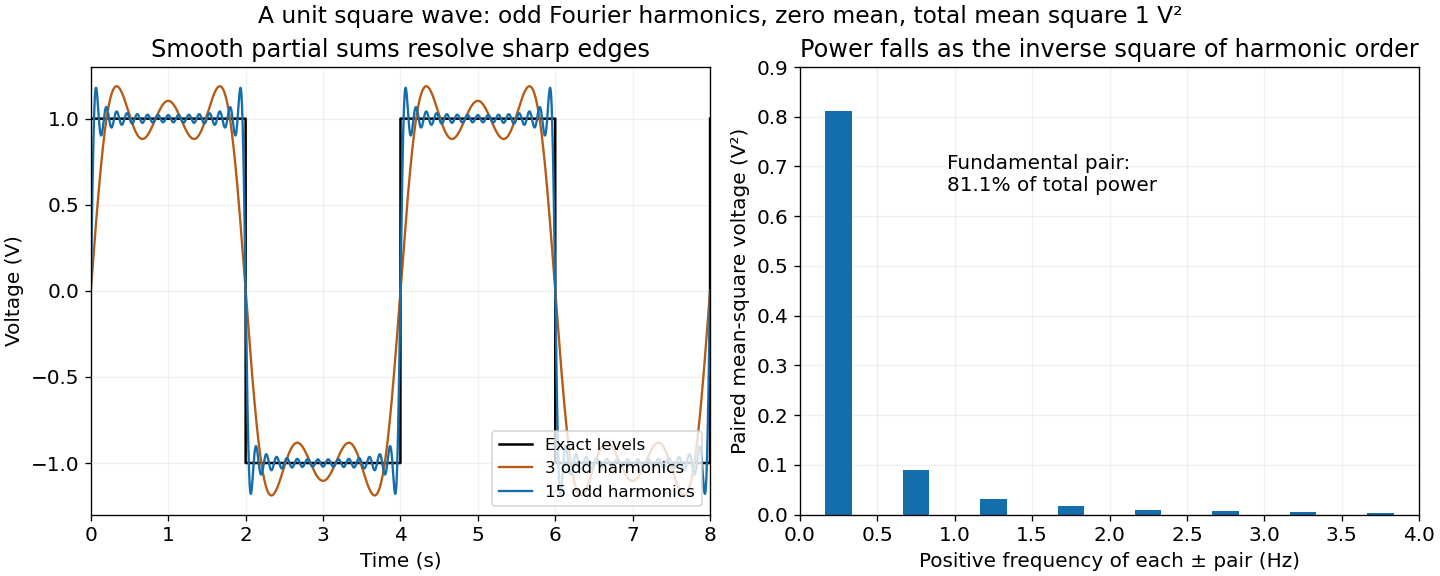

The Python source for this figure:
"""Analytic Fourier reconstruction and harmonic powers; PNG in the CWD."""

from pathlib import Path

import matplotlib

matplotlib.use("Agg")
import matplotlib.pyplot as plt
import numpy as np


def main():
    plt.rcParams.update({"font.size": 12})
    fig, axes = plt.subplots(1, 2, figsize=(12, 4.8), layout="constrained")
    fig.patch.set_facecolor("white")
    time = np.linspace(0, 8, 8001)
    exact = np.where(time % 4 < 2, 1.0, -1.0)
    axes[0].step(time, exact, where="post", color="black", lw=1.5, label="Exact levels")
    for count, color in [(3, "#b65b15"), (15, "#146eab")]:
        modes = 2 * np.arange(count) + 1
        reconstruction = 4 / np.pi * np.sum(np.sin(np.pi * modes[:, None] * time / 2) / modes[:, None], axis=0)
        axes[0].plot(time, reconstruction, color=color, lw=1.4, label=f"{count} odd harmonics")
    axes[0].set(xlim=(0, 8), ylim=(-1.3, 1.3), xlabel="Time (s)", ylabel="Voltage (V)", title="Smooth partial sums resolve sharp edges")
    axes[0].legend(loc="lower right", fontsize=10)
    modes = np.arange(1, 16, 2)
    powers = 8 / (np.pi**2 * modes**2)
    axes[1].bar(modes / 4, powers, width=0.17, color="#146eab")
    axes[1].text(0.95, 0.65, "Fundamental pair:\n81.1% of total power", fontsize=12)
    axes[1].set(xlim=(0, 4), ylim=(0, 0.9), xlabel="Positive frequency of each ± pair (Hz)", ylabel="Paired mean-square voltage (V²)", title="Power falls as the inverse square of harmonic order")
    for axis in axes:
        axis.grid(alpha=0.18)
        axis.set_axisbelow(True)
    fig.suptitle("A unit square wave: odd Fourier harmonics, zero mean, total mean square 1 V²", fontsize=14)
    fig.savefig(Path.cwd() / "paper-3-q7-square-wave-power.png", dpi=120, facecolor="white")
    plt.close(fig)


if __name__ == "__main__":
    main()
